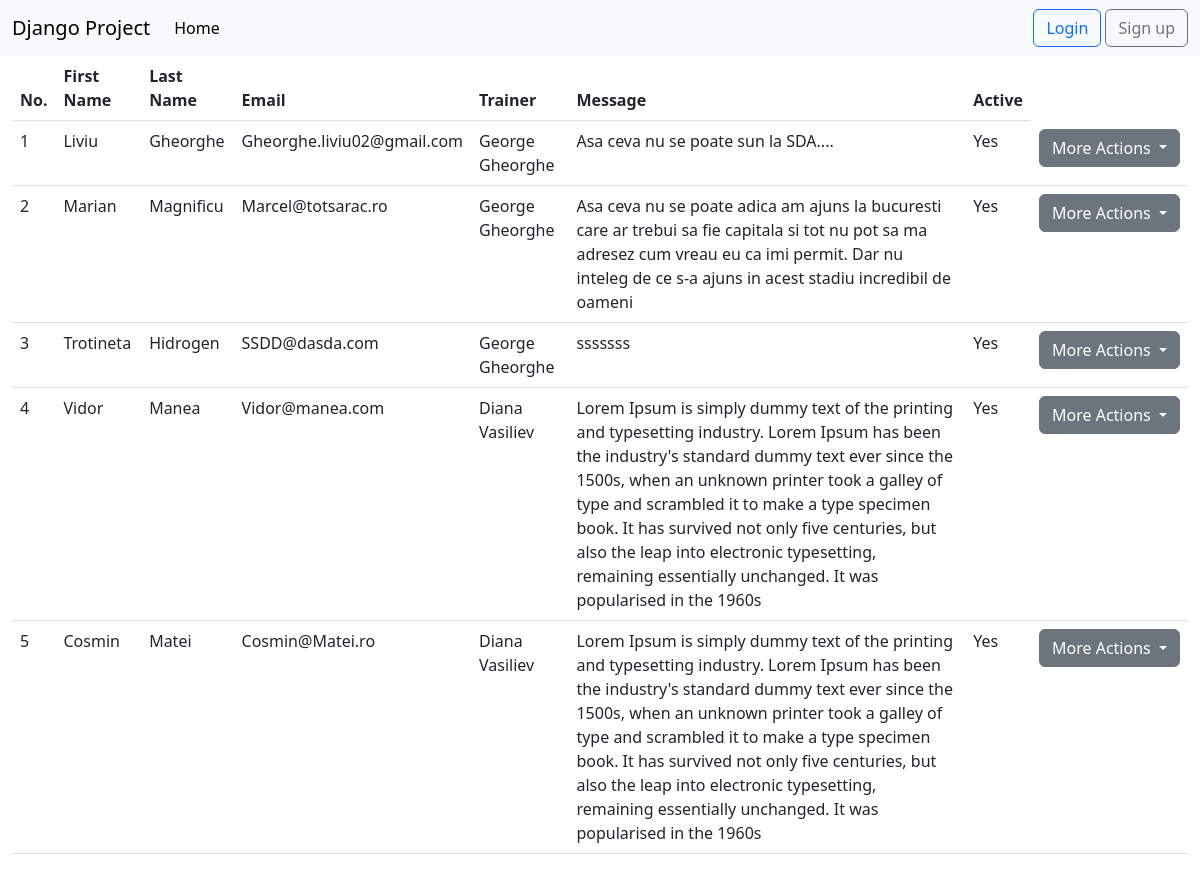
/list_of_feedbacks/, run on the app's committed database.
### feedback/models.py (models this page shows, shortened)
class Feedback(models.Model):
    first_name = CharField(max_length=40)
    last_name = CharField(max_length=40)
    email = EmailField(max_length=40)
    trainer = ForeignKey(Trainer, on_delete=models.CASCADE, null=True)
    message = TextField(max_length=400)
    active = BooleanField(default=True)
    created_at = DateTimeField(auto_now_add=True)
    updated_at = DateTimeField(auto_now=True)

### trainer/models.py (models this page shows)
class Trainer(models.Model):
    department_options = (
        ('backend','Backend'),
        ('frontend','Frontend'),
        ('network', 'Network')
    )
    first_name=models.CharField(max_length=20)
    last_name=models.CharField(max_length=20)
    course = models.CharField(max_length=40)
    email = models.EmailField(max_length=40)
    department = models.CharField( max_length=8, choices=department_options)
    active = models.BooleanField(default=True)
    profile = models.ImageField(upload_to='profile/', null=True)
    created_at = models.DateTimeField(auto_now_add=True)
    updated_at = models.DateTimeField(auto_now=True)
    def __str__(self):
        return f'{self.first_name} {self.last_name}'

### feedback/views.py (the view)
# urls.py: path('list_of_feedbacks/', views.FeedbackListView.as_view(), name='list-of-feedbacks'),
class FeedbackListView(ListView):
    template_name = 'feedback/list-of-feedbacks.html'
    model = Feedback
    context_object_name = 'all_feedbacks'

### djangoProject/context_processors.py (called while the page is built)
def get_all_trainers(request):
    get_trainers = Trainer.objects.all()
    return {'trainers': get_trainers}

### templates/feedback/list-of-feedbacks.html (shortened to what this page needs)
{% extends 'base.html' %}
{% block content %}
<div class="container-fluid">
<div class="row">
    <div class="col-md-12">
    {% if all_feedbacks %}
        <table class="table">
            <thead>
            <tr>
                <th>No.</th>
                <th>First Name</th>
                <th>Last Name</th>
                <th>Email</th>
                <th>Trainer</th>
                <th>Message</th>
                <th>Active</th>
            </tr>
            </thead>
            <tbody>
            {% for feedback in all_feedbacks %}
            <tr>
                <td>{{ forloop.counter }}</td>
                <td>{{ feedback.first_name }}</td>
                <td>{{ feedback.last_name }}</td>
                <td>{{ feedback.email }}</td>
                <td>{{ feedback.trainer }}</td>
                <td>{{ feedback.message }}</td>
                <td>
                    {% if feedback.active %}
                    Yes
                    {% else %}
                    No
                    {% endif %}
                </td>
                <td>
                    <div class="dropdown">
                        <button class="btn btn-secondary dropdown-toggle" type="button"
                                data-bs-toggle="dropdown" aria-expanded="false">
                            More Actions
                        </button>
                    </div>
                </td>
            </tr>
            </tbody>
        {% endfor %}
        </table>
    {% else %}
    <h1 class="text-center"> No Feedbacks!</h1>
    {% endif %}
    </div>
</div>
</div>
{% endblock %}

### data on the page
Feedback: first_name "Liviu", last_name "Gheorghe", email "Gheorghe.liviu02@gmail.com", trainer "George Gheorghe", message "Asa ceva nu se poate sun la SDA....", active "Yes"
Feedback: first_name "Marian", last_name "Magnificu", email "Marcel@totsarac.ro", trainer "George Gheorghe", message "Asa ceva nu se poate adica am ajuns la bucuresti care ar trebui sa fie capitala si tot nu pot sa ma adresez cum vreau eu ca imi permit. Dar nu inteleg de ce s-a ajuns in acest stadiu incredibil de oameni", active "Yes"
Feedback: first_name "Trotineta", last_name "Hidrogen", email "SSDD@dasda.com", trainer "George Gheorghe", message "sssssss", active "Yes"
Feedback: first_name "Vidor", last_name "Manea", email "Vidor@manea.com", trainer "Diana Vasiliev", message "Lorem Ipsum is simply dummy text of the printing and typesetting industry. Lorem Ipsum has been the industry's standard dummy text ever since the 1500s, when an unknown printer took a galley of type and scrambled it to make a type specimen book. It has survived not only five centuries, but also the leap into electronic typesetting, remaining essentially unchanged. It was popularised in the 1960s", active "Yes"
Feedback: first_name "Cosmin", last_name "Matei", email "Cosmin@Matei.ro", trainer "Diana Vasiliev", message "Lorem Ipsum is simply dummy text of the printing and typesetting industry. Lorem Ipsum has been the industry's standard dummy text ever since the 1500s, when an unknown printer took a galley of type and scrambled it to make a type specimen book. It has survived not only five centuries, but also the leap into electronic typesetting, remaining essentially unchanged. It was popularised in the 1960s", active "Yes"
